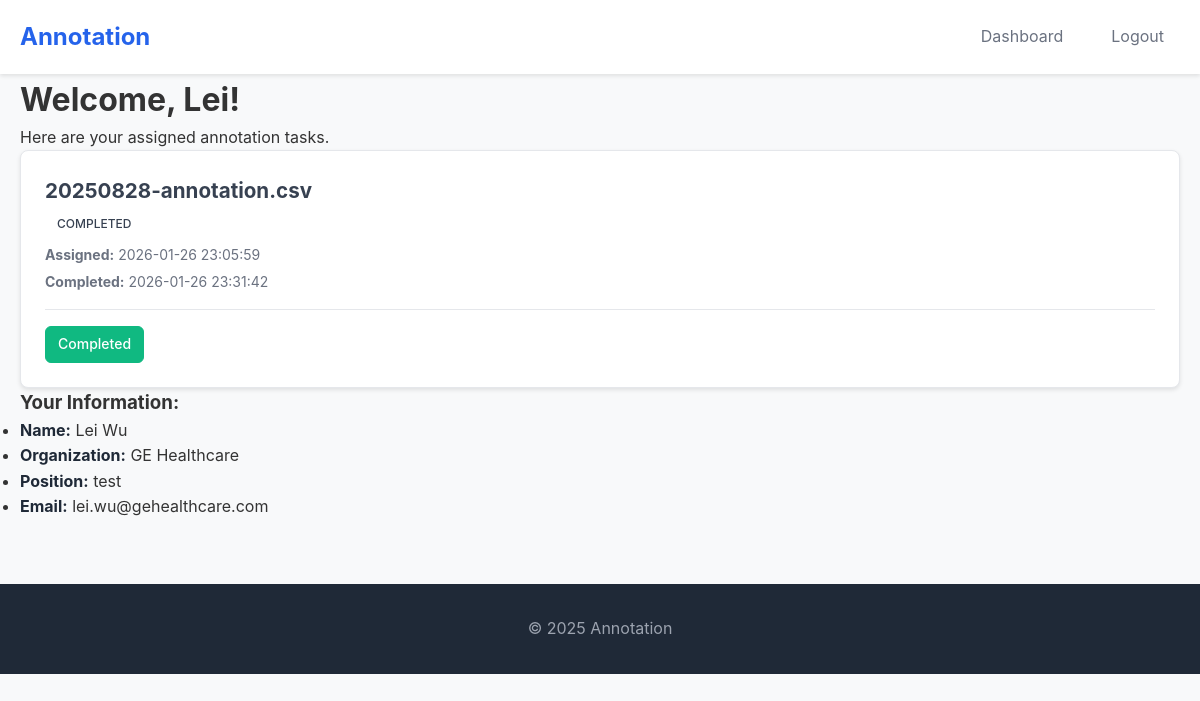
Page /dashboard (signed in) on the committed database.
### app.py (models this page shows, shortened)
class User(UserMixin, db.Model):
    id = db.Column(db.Integer, primary_key=True)
    username = db.Column(db.String(80), unique=True, nullable=False)
    email = db.Column(db.String(120), unique=True, nullable=False)
    password_hash = db.Column(db.String(120), nullable=False)
    first_name = db.Column(db.String(50), nullable=False)
    last_name = db.Column(db.String(50), nullable=False)
    organization = db.Column(db.String(100), nullable=False)
    position = db.Column(db.String(100), nullable=False)
    phone = db.Column(db.String(20), nullable=False)
    is_approved = db.Column(db.Boolean, default=False)
    is_admin = db.Column(db.Boolean, default=False)
    is_manager = db.Column(db.Boolean, default=False)
    created_at = db.Column(db.DateTime, default=datetime.utcnow)
    last_login = db.Column(db.DateTime, nullable=True)

class AnnotationAssignment(db.Model):
    id = db.Column(db.Integer, primary_key=True)
    file_id = db.Column(db.Integer, db.ForeignKey('annotation_file.id'), nullable=False)
    user_id = db.Column(db.Integer, db.ForeignKey('user.id'), nullable=False)
    assigned_at = db.Column(db.DateTime, default=datetime.utcnow)
    status = db.Column(db.String(20), default='assigned')  # assigned, in_progress, completed
    completed_at = db.Column(db.DateTime, nullable=True)
    user_file_path = db.Column(db.String(500), nullable=True)  # Path to user's copy
    user = db.relationship('User', backref='assignments')
    __table_args__ = (db.UniqueConstraint('file_id', 'user_id', name='unique_file_user_assignment'),)

class AnnotationFile(db.Model):
    id = db.Column(db.Integer, primary_key=True)
    filename = db.Column(db.String(255), nullable=False)
    original_filename = db.Column(db.String(255), nullable=False)
    file_path = db.Column(db.String(500), nullable=False)
    editable_columns = db.Column(db.Text, nullable=False)  # JSON string of editable column names
    column_configs = db.Column(db.Text, nullable=True)  # JSON string of column configurations (type, dropdown_values)
    visible_columns = db.Column(db.Text, nullable=True)  # JSON string of visible column names
    image_path_column = db.Column(db.String(255), nullable=True)  # Column name containing image paths
    image_visible = db.Column(db.Boolean, default=False)  # Whether to show image icon
    created_by = db.Column(db.Integer, db.ForeignKey('user.id'), nullable=False)
    manager_id = db.Column(db.Integer, db.ForeignKey('user.id'), nullable=True)  # Manager who owns this file
    created_at = db.Column(db.DateTime, default=datetime.utcnow)
    is_active = db.Column(db.Boolean, default=True)
    creator = db.relationship('User', foreign_keys=[created_by], backref='created_files')
    manager = db.relationship('User', foreign_keys=[manager_id], backref='managed_files')
    assignments = db.relationship('AnnotationAssignment', backref='annotation_file', cascade='all, delete-orphan')

### app.py (the view, shortened to what this page needs)
@app.route('/dashboard')
@login_required
def dashboard():
    if current_user.is_admin:
        pending_users = User.query.filter_by(is_approved=False, is_admin=False, is_manager=False).all()
        annotation_files = AnnotationFile.query.filter_by(is_active=True).all()
        assignments = AnnotationAssignment.query.join(AnnotationFile).filter(AnnotationFile.is_active==True).all()
        notifications = Notification.query.filter_by(admin_id=current_user.id, is_read=False).order_by(Notification.created_at.desc()).all()
        return render_template('admin_dashboard.html', user=current_user, pending_users=pending_users,
                             annotation_files=annotation_files, assignments=assignments, notifications=notifications)
    else:
        user_assignments = AnnotationAssignment.query.filter_by(user_id=current_user.id).join(AnnotationFile).filter(AnnotationFile.is_active==True).all()
        return render_template('dashboard.html', user=current_user, assignments=user_assignments)

### app.py (called while the page is built)
@login_manager.user_loader
def load_user(user_id):
    return User.query.get(int(user_id))

### templates/dashboard.html (shortened to what this page needs)
{% extends "layout.html" %}
{% block content %}
<div class="page-header">
  <h1>Welcome, {{ user.first_name }}!</h1>
  <p>Here are your assigned annotation tasks.</p>
</div>
<div class="assignments-container">
  {% if assignments %}
    <div class="assignments-grid">
      {% for assignment in assignments %}
      <div class="assignment-card">
        <div class="assignment-header">
          <h3>{{ assignment.annotation_file.original_filename }}</h3>
          <span class="status-badge status-{{ assignment.status }}">{{ assignment.status|title }}</span>
        </div>
        <div class="assignment-details">
          <p><strong>Assigned:</strong> {{ assignment.assigned_at.strftime('%Y-%m-%d %H:%M:%S') }}</p>
          {% if assignment.completed_at %}
            <p><strong>Completed:</strong> {{ assignment.completed_at.strftime('%Y-%m-%d %H:%M:%S') }}</p>
          {% endif %}
        </div>
        <div class="assignment-actions">
          {% if assignment.status == 'assigned' or assignment.status == 'in_progress' %}
            <a href="{{ url_for('annotate_file', assignment_id=assignment.id) }}" class="btn btn-primary">
              {% if assignment.status == 'assigned' %}Start Annotation{% else %}Continue Annotation{% endif %}
            </a>
          {% elif assignment.status == 'completed' %}
            <span class="btn btn-success disabled">Completed</span>
          {% endif %}
        </div>
      </div>
      {% endfor %}
    </div>
  {% endif %}
</div>
<div class="user-info">
  <h3>Your Information:</h3>
  <ul>
    <li><strong>Name:</strong> {{ user.first_name }} {{ user.last_name }}</li>
    <li><strong>Organization:</strong> {{ user.organization }}</li>
    <li><strong>Position:</strong> {{ user.position }}</li>
    <li><strong>Email:</strong> {{ user.email }}</li>
  </ul>
</div>
{% endblock %}

### static/css/style.css (style rules this page uses)
* { margin: 0; padding: 0; box-sizing: border-box; }
body { font-family: -apple-system, BlinkMacSystemFont, 'Segoe UI', Roboto, Oxygen, Ubuntu, Cantarell, sans-serif; line-height: 1.6; color: #333; background-color: #f8f9fa; }
.btn { display: inline-block; padding: 0.75rem 1.5rem; background-color: #2563eb; color: white; text-decoration: none; border-radius: 0.5rem; border: none; cursor: pointer; font-size: 1rem; font-weight: 500; transition: all 0.2s; }
.user-info strong { color: #1f2937; }
.status-badge { padding: 0.25rem 0.5rem; border-radius: 0.25rem; font-size: 0.75rem; font-weight: 600; text-transform: uppercase; }
.assignment-card { background: white; border: 1px solid #e5e7eb; border-radius: 0.5rem; padding: 1.5rem; box-shadow: 0 2px 4px rgba(0,0,0,0.1); }
.assignment-actions { margin-top: 1rem; padding-top: 1rem; border-top: 1px solid #e5e7eb; }
.assignment-actions { white-space: nowrap; }
.btn-success { background-color: #10b981; color: white; border: 1px solid #10b981; }
.assignment-header { font-size: 1.1rem; color: #374151; margin-bottom: 0.5rem; }
.assignment-details { display: flex; flex-direction: column; gap: 0.25rem; font-size: 0.875rem; color: #6b7280; }
.status-badge { padding: 0.25rem 0.75rem; border-radius: 9999px; font-size: 0.75rem; font-weight: 500; text-transform: uppercase; }
.file-actions, .assignment-actions { display: flex; gap: 0.5rem; flex-wrap: wrap; }
.file-actions .btn, .assignment-actions .btn { padding: 0.375rem 0.75rem; font-size: 0.875rem; border-radius: 0.375rem; min-width: auto; text-align: center; display: inline-block; text-decoration: none; white-space: nowrap; }

### rows in the picture
User: first_name "Lei", last_name "Wu", organization "GE Healthcare", position "test", email "lei.wu@gehealthcare.com"
AnnotationAssignment: annotation_file.original_filename "20250828-annotation.csv", status "COMPLETED", assigned_at "2026-01-26 23:05:59", completed_at "2026-01-26 23:31:42", shows "Completed"
